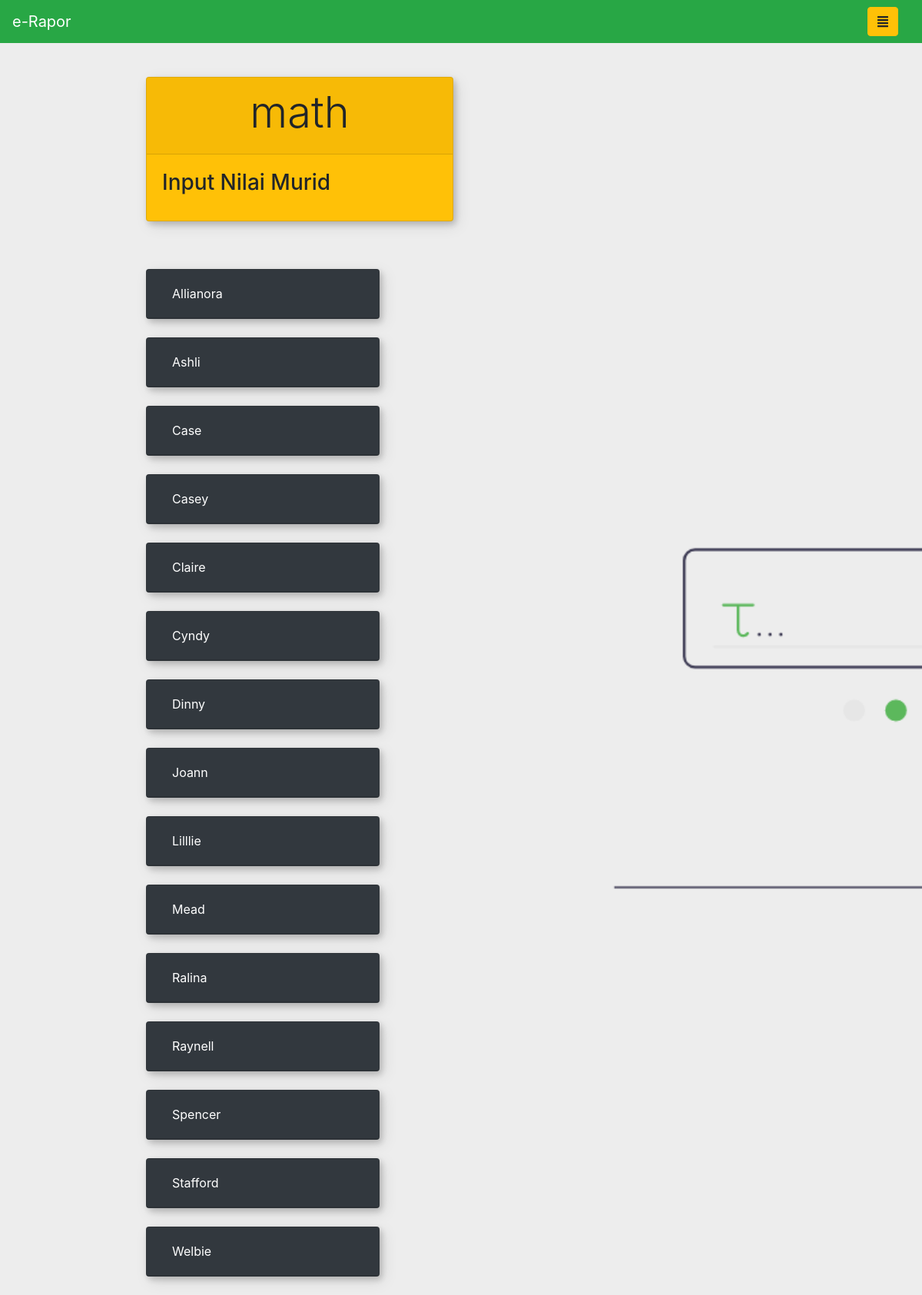
Screenshot of /guru/nilai.php?id=math (signed in) with the database file from the repository.
### tables this page shows
CREATE TABLE `users` (
  `id` int(11) NOT NULL,
  `role` int(11) NOT NULL,
  `email_user` varchar(25) NOT NULL,
  `nama_user` varchar(50) DEFAULT NULL,
  `username_user` varchar(25) DEFAULT NULL,
  `password_user` varchar(255) DEFAULT NULL
);

### guru/queryMurid.php (called while the page is built, shortened)
<?php
    function getMurid($idGuru){
        if(isset($_SESSION['id'])){
            $idGuru = $_SESSION['id'];
            include "../koneksi.php";
            $string = "select users.id, users.nama_user from users,kelas_siswa where users.id=kelas_siswa.siswa_id and kelas_siswa.guru_id=$idGuru order by users.nama_user";
            $query = mysqli_query($koneksi, $string);
            if(mysqli_num_rows($query)>0){
                return $query;
            }
        }
        return null;
    }
?>

### guru/nilai.php (the view, shortened to what this page needs)
<!DOCTYPE html>
<html lang="en">
<head>
    <link rel="stylesheet" href="https://stackpath.bootstrapcdn.com/bootstrap/4.3.1/css/bootstrap.min.css">
</head>
<body>
<div class="wrapper">
        <div id="content">
        <nav class="navbar fixed-top navbar-expand-lg navbar-dark bg-success">
        <a class="navbar-brand" href="index.php">e-Rapor</a>
                <div class="container-fluid d-grid gap-2 d-md-flex justify-content-md-end">
                    <button type="button" id="sidebarCollapse" class="btn btn-warning">
                        <i class="fas fa-align-justify"></i>
                    </button>
                </div>
            </nav>
        </div>
    </div>
    <?php
            $matkul = null;
            if(isset($_GET)){
                $matkul = $_GET['id'];
            }
    ?>
    <div class="container" id="judul">
        <div class="card text-black bg-warning mb-3" style="max-width: 25rem;">
        <div class="card-header">
        <h3 class="display-4 text-center"><?php echo $matkul;?></h3>
            </div>
            <div class="card-body">
            <h3 class="card-title ">Input Nilai Murid</h5>
            </div>
        </div>
    </div>
    <div class="container" id="panel">
    <div id="accordion">
        <?php
            include "./queryMurid.php";
            $res = getMurid($_SESSION['id']);
            while($name = mysqli_fetch_array($res)){
                ?>
                    <div class="card bg-dark" style="max-width: 19rem;">
                        <div class="card-header" id="headingOne">
                            <h5 class="mb-0">
                                <button class="btn collapsed text-white" data-toggle="collapse" data-target="#<?php echo $name[1];?>" aria-expanded="true" aria-controls="collapseOne">
                                    <?php echo $name[1];?>
                                </button>
                            </h5>
                        </div>
                    </div>
                    <br>
                <?php
            }
        ?>
    </div>
    </div>
</body>
</html>

### guru/nilai.php (style rules this page uses)
body { min-height: 75rem; background-color: rgb(232, 235, 238); background-image: url("../assets/bgnilai.png"); background-attachment: fixed; background-repeat: no-repeat; background-size: cover; background-position: center; }
.wrapper { display: inline-flex; align-items: stretch; position: relative; }
a, a:hover, a:focus { color: inherit; text-decoration: none; transition: all 0.3s; }
#judul { padding-left: 190px; padding-top: 100px; display: inline-table; position: absolute; }
#panel { padding-left: 190px; display: inline-block; padding-top: 350px; position: absolute; overflow: auto; }
.card { box-shadow: 3px 4px 8px rgba(0, 0, 0, 0.2), 5px 6px 20px rgba(0, 0, 0, 0.1); }

### rows the page displays
users: nama_user "Allianora"
users: nama_user "Ashli"
users: nama_user "Case"
users: nama_user "Casey"
users: nama_user "Claire"
users: nama_user "Cyndy"
users: nama_user "Dinny"
users: nama_user "Joann"
users: nama_user "Lilllie"
users: nama_user "Mead"
users: nama_user "Ralina"
users: nama_user "Raynell"
users: nama_user "Spencer"
users: nama_user "Stafford"
users: nama_user "Welbie"

### other values shown
$matkul "math"
